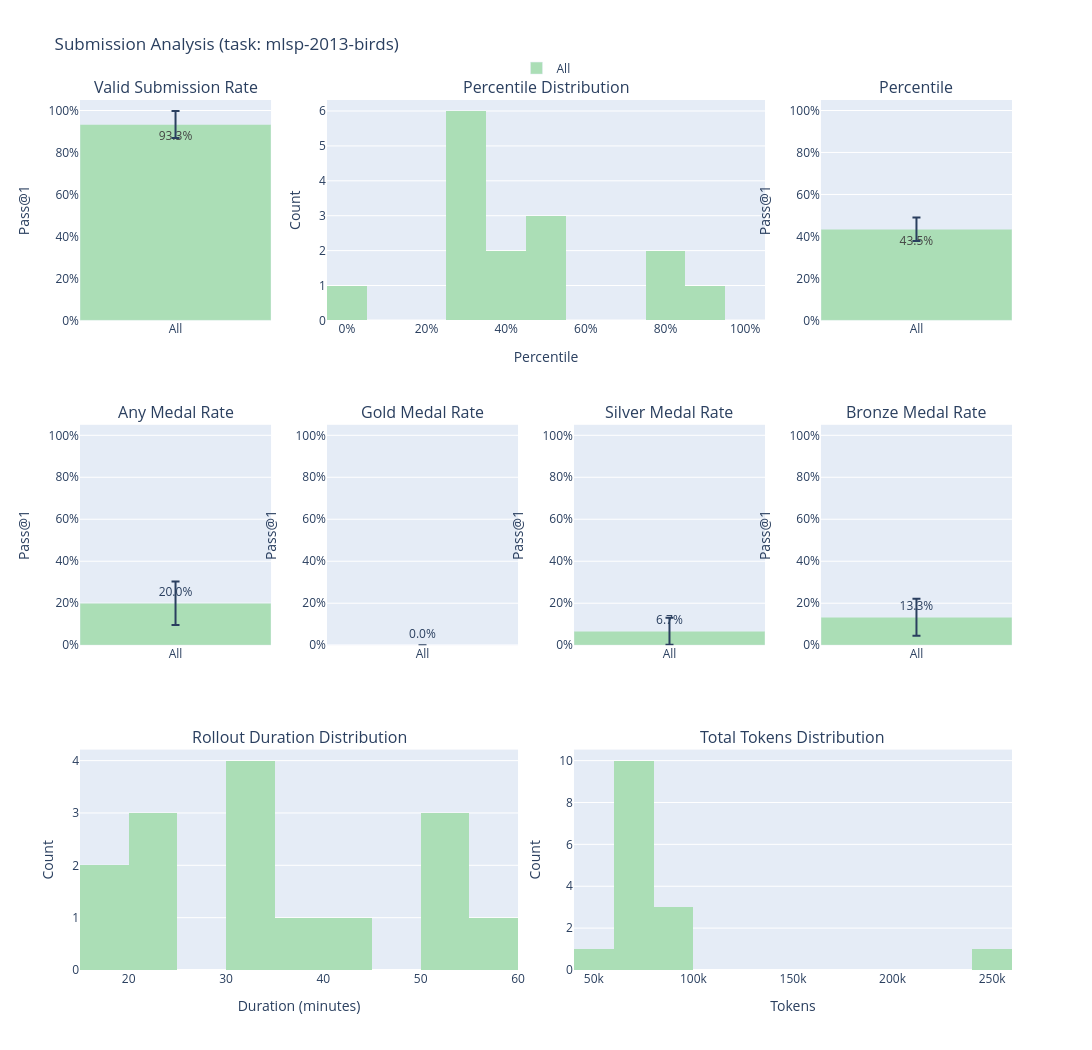

The notebook cell saved with this chart:
### Code cell
# Plot metric distribution - SEPARATE plot for each task
# Get all unique task names
task_names = df_processed['task_name'].unique().tolist()
print(f"Found {len(task_names)} tasks: {task_names}")

# This will create a separate 7-panel plot for EACH task
plot_metric_distribution(df_processed, task_name=task_names, labels=["All"])

### Figure 1 — Plotly figure (JSON) as saved in the notebook; plotly's stock layout.template omitted (floating-point values rounded to 4 significant figures)
{"data": [{"error_y": {"array": [6.441], "type": "data", "visible": true}, "legendgroup": "All", "marker": {"color": "rgb(171,222,182)"}, "name": "All", "showlegend": true, "text": ["93.3%"], "textposition": "auto", "type": "bar", "x": ["All"], "xaxis": "x", "y": [93.33], "yaxis": "y"}, {"legendgroup": "All", "marker": {"color": "rgb(171,222,182)"}, "name": "All", "nbinsx": 10, "showlegend": false, "type": "histogram", "x": [0.284, 0.5432, 0.3086, 0.3951, 0.284, 0.3457, 0.2963, 0.5185, 0.284, 0.4321, 0.8519, 0, 0.7654, 0.4568, 0.7531], "xaxis": "x2", "yaxis": "y2"}, {"error_y": {"array": [5.601], "type": "data", "visible": true}, "legendgroup": "All", "marker": {"color": "rgb(171,222,182)"}, "name": "All", "showlegend": false, "text": ["43.5%"], "textposition": "auto", "type": "bar", "x": ["All"], "xaxis": "x3", "y": [43.46], "yaxis": "y3"}, {"error_y": {"array": [10.33], "type": "data", "visible": true}, "legendgroup": "All", "marker": {"color": "rgb(171,222,182)"}, "name": "All", "showlegend": false, "text": ["20.0%"], "textposition": "outside", "type": "bar", "x": ["All"], "xaxis": "x4", "y": [20], "yaxis": "y4"}, {"error_y": {"array": [0], "type": "data", "visible": true}, "legendgroup": "All", "marker": {"color": "rgb(171,222,182)"}, "name": "All", "showlegend": false, "text": ["0.0%"], "textposition": "outside", "type": "bar", "x": ["All"], "xaxis": "x5", "y": [0], "yaxis": "y5"}, {"error_y": {"array": [6.441], "type": "data", "visible": true}, "legendgroup": "All", "marker": {"color": "rgb(171,222,182)"}, "name": "All", "showlegend": false, "text": ["6.7%"], "textposition": "outside", "type": "bar", "x": ["All"], "xaxis": "x6", "y": [6.667], "yaxis": "y6"}, {"error_y": {"array": [8.777], "type": "data", "visible": true}, "legendgroup": "All", "marker": {"color": "rgb(171,222,182)"}, "name": "All", "showlegend": false, "text": ["13.3%"], "textposition": "outside", "type": "bar", "x": ["All"], "xaxis": "x7", "y": [13.33], "yaxis": "y7"}, {"legendgroup": "All", "marker": {"color": "rgb(171,222,182)"}, "name": "All", "nbinsx": 10, "showlegend": false, "type": "histogram", "x": [15.32, 19.74, 22.29, 24.59, 24.98, 31.56, 32.26, 32.74, 34.49, 36.92, 43.71, 53.79, 54.05, 51.33, 55.38], "xaxis": "x8", "yaxis": "y8"}, {"legendgroup": "All", "marker": {"color": "rgb(171,222,182)"}, "name": "All", "nbinsx": 10, "showlegend": false, "type": "histogram", "x": [54793, 80343, 60870, 66599, 63339, 65089, 67734, 60641, 79420, 69391, 84704, 250874, 82589, 74767, 65099], "xaxis": "x9", "yaxis": "y9"}], "layout": {"annotations": [{"font": {"size": 16}, "showarrow": false, "text": "Valid Submission Rate", "x": 0.1025, "xanchor": "center", "xref": "paper", "y": 1, "yanchor": "bottom", "yref": "paper"}, {"font": {"size": 16}, "showarrow": false, "text": "Percentile Distribution", "x": 0.5, "xanchor": "center", "xref": "paper", "y": 1, "yanchor": "bottom", "yref": "paper"}, {"font": {"size": 16}, "showarrow": false, "text": "Percentile", "x": 0.8975, "xanchor": "center", "xref": "paper", "y": 1, "yanchor": "bottom", "yref": "paper"}, {"font": {"size": 16}, "showarrow": false, "text": "Any Medal Rate", "x": 0.1025, "xanchor": "center", "xref": "paper", "y": 0.6267, "yanchor": "bottom", "yref": "paper"}, {"font": {"size": 16}, "showarrow": false, "text": "Gold Medal Rate", "x": 0.3675, "xanchor": "center", "xref": "paper", "y": 0.6267, "yanchor": "bottom", "yref": "paper"}, {"font": {"size": 16}, "showarrow": false, "text": "Silver Medal Rate", "x": 0.6325, "xanchor": "center", "xref": "paper", "y": 0.6267, "yanchor": "bottom", "yref": "paper"}, {"font": {"size": 16}, "showarrow": false, "text": "Bronze Medal Rate", "x": 0.8975, "xanchor": "center", "xref": "paper", "y": 0.6267, "yanchor": "bottom", "yref": "paper"}, {"font": {"size": 16}, "showarrow": false, "text": "Rollout Duration Distribution", "x": 0.235, "xanchor": "center", "xref": "paper", "y": 0.2533, "yanchor": "bottom", "yref": "paper"}, {"font": {"size": 16}, "showarrow": false, "text": "Total Tokens Distribution", "x": 0.765, "xanchor": "center", "xref": "paper", "y": 0.2533, "yanchor": "bottom", "yref": "paper"}], "barmode": "group", "height": 1050, "legend": {"orientation": "h", "x": 0.5, "xanchor": "center", "y": 1.02, "yanchor": "bottom"}, "showlegend": true, "title": {"text": "Submission Analysis (task: mlsp-2013-birds)"}, "width": 1400, "xaxis": {"anchor": "y", "domain": [0, 0.205]}, "xaxis2": {"anchor": "y2", "domain": [0.265, 0.735], "range": [-0.05, 1.05], "tickformat": ".0%", "title": {"text": "Percentile"}}, "xaxis3": {"anchor": "y3", "domain": [0.795, 1]}, "xaxis4": {"anchor": "y4", "domain": [0, 0.205]}, "xaxis5": {"anchor": "y5", "domain": [0.265, 0.47]}, "xaxis6": {"anchor": "y6", "domain": [0.53, 0.735]}, "xaxis7": {"anchor": "y7", "domain": [0.795, 1]}, "xaxis8": {"anchor": "y8", "domain": [0, 0.47], "title": {"text": "Duration (minutes)"}}, "xaxis9": {"anchor": "y9", "domain": [0.53, 1], "title": {"text": "Tokens"}}, "yaxis": {"anchor": "x", "domain": [0.7467, 1], "range": [0, 105], "ticksuffix": "%", "title": {"text": "Pass@1"}}, "yaxis2": {"anchor": "x2", "domain": [0.7467, 1], "title": {"text": "Count"}}, "yaxis3": {"anchor": "x3", "domain": [0.7467, 1], "range": [0, 105], "ticksuffix": "%", "title": {"text": "Pass@1"}}, "yaxis4": {"anchor": "x4", "domain": [0.3733, 0.6267], "range": [0, 105], "ticksuffix": "%", "title": {"text": "Pass@1"}}, "yaxis5": {"anchor": "x5", "domain": [0.3733, 0.6267], "range": [0, 105], "ticksuffix": "%", "title": {"text": "Pass@1"}}, "yaxis6": {"anchor": "x6", "domain": [0.3733, 0.6267], "range": [0, 105], "ticksuffix": "%", "title": {"text": "Pass@1"}}, "yaxis7": {"anchor": "x7", "domain": [0.3733, 0.6267], "range": [0, 105], "ticksuffix": "%", "title": {"text": "Pass@1"}}, "yaxis8": {"anchor": "x8", "domain": [0, 0.2533], "title": {"text": "Count"}}, "yaxis9": {"anchor": "x9", "domain": [0, 0.2533], "title": {"text": "Count"}}}}
